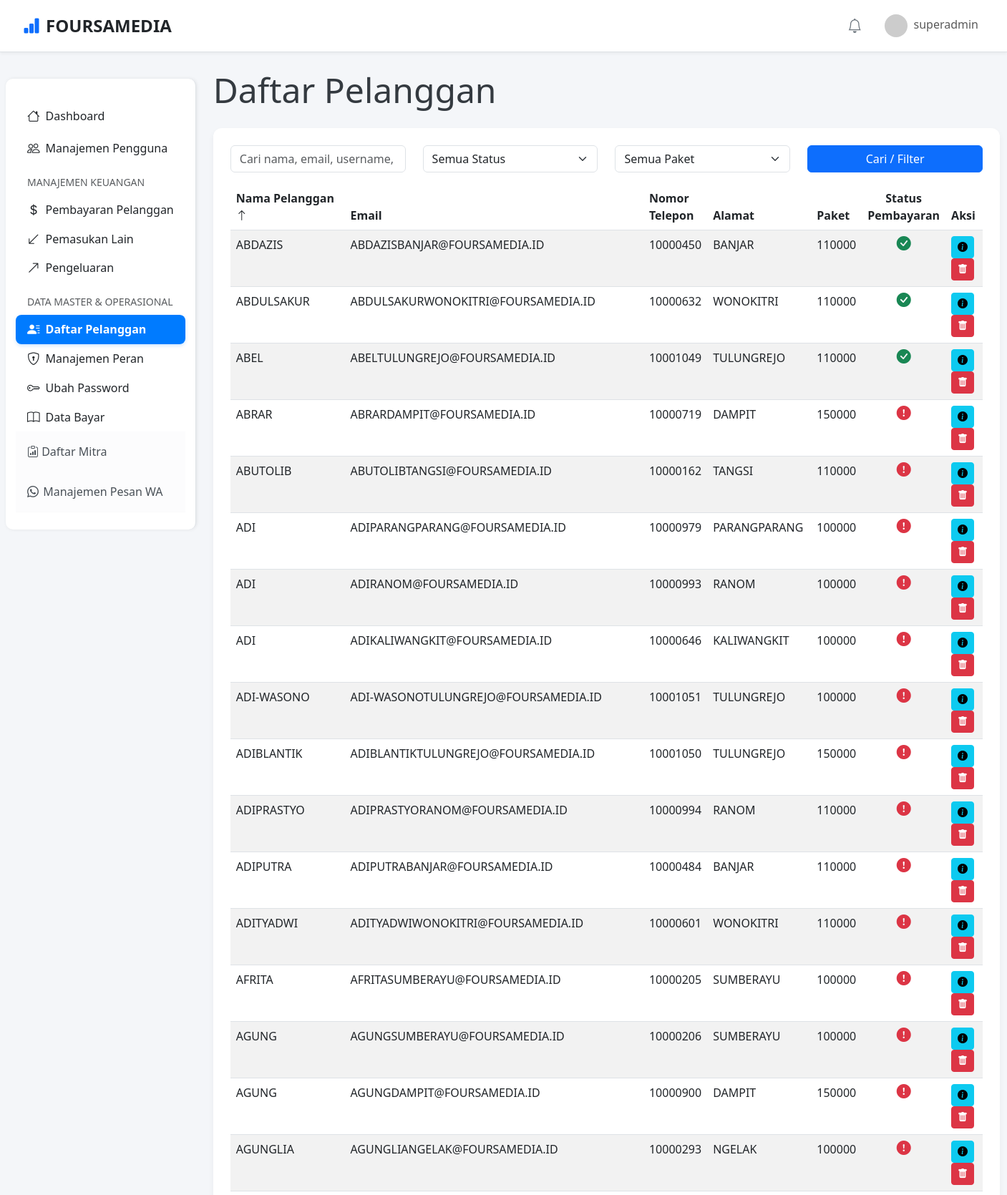
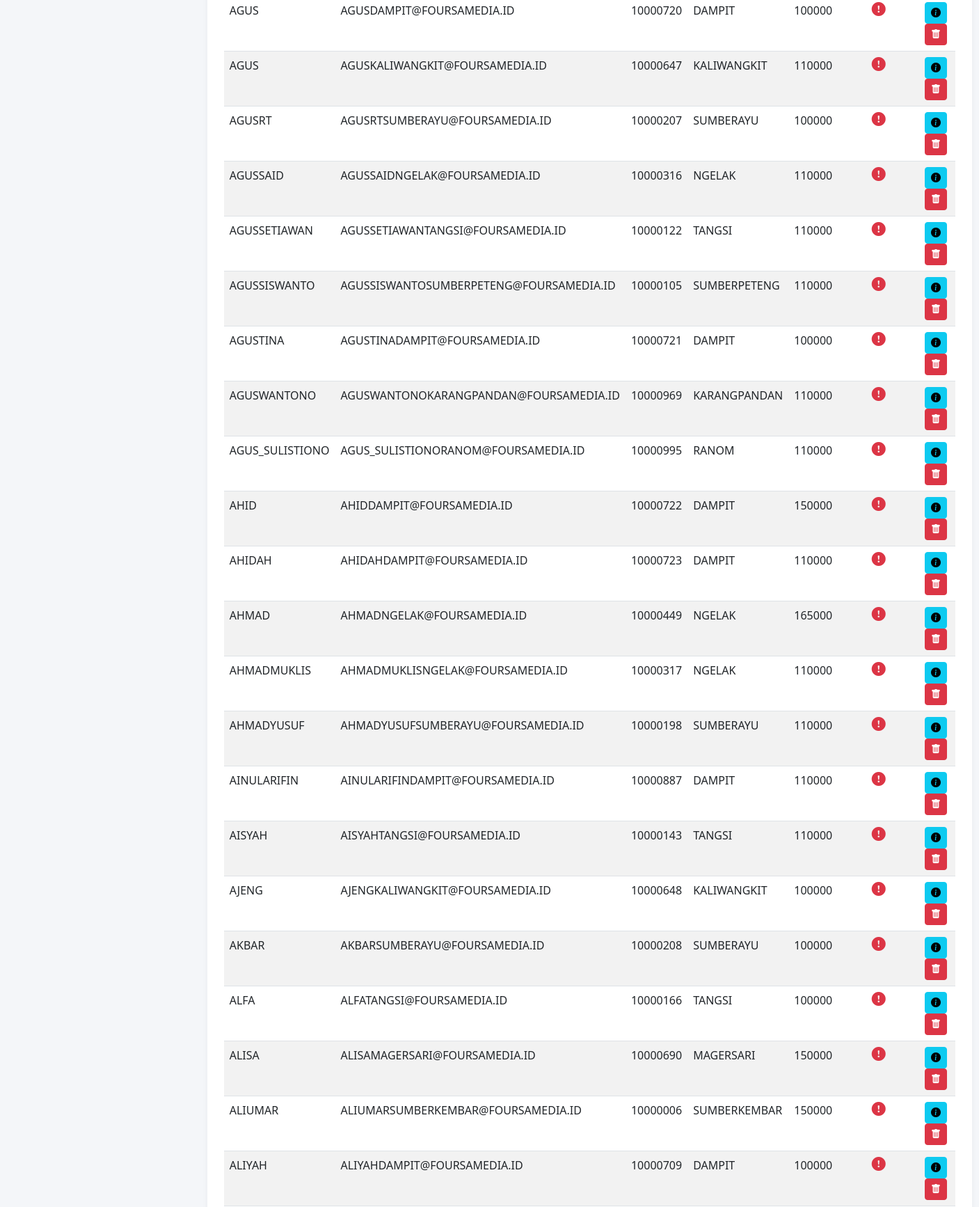
Screenshot of /customers.php (signed in, upper part) with the database file from the repository (2 pictures, top to bottom).
### tables this page shows
CREATE TABLE `users` (
  `id` int(11) NOT NULL AUTO_INCREMENT,
  `name` varchar(255) NOT NULL,
  `email` varchar(255) NOT NULL,
  `username` varchar(100) DEFAULT NULL,
  `password` varchar(255) NOT NULL,
  `role_id` int(11) NOT NULL,
  `created_at` timestamp NULL DEFAULT current_timestamp(),
  `phone` varchar(20) DEFAULT NULL,
  `address` varchar(255) DEFAULT NULL,
  `latitude` decimal(10,8) DEFAULT NULL,
  `longitude` decimal(11,8) DEFAULT NULL,
  `paket` varchar(20) DEFAULT NULL,
  PRIMARY KEY (`id`),
  UNIQUE KEY `email` (`email`),
  UNIQUE KEY `username` (`username`),
  KEY `role_id` (`role_id`),
  CONSTRAINT `users_ibfk_1` FOREIGN KEY (`role_id`) REFERENCES `roles` (`id`) ON UPDATE CASCADE
);

### public/customers.php (the view, shortened to what this page needs)
<?php
require_once '../includes/db_connect.php';
$sort_by = $_GET['sort_by'] ?? 'name';
$sort_order = $_GET['sort_order'] ?? 'ASC';
$search_query = $_GET['search'] ?? '';
$sort_order = strtoupper($sort_order);
$current_page = isset($_GET['page']) && is_numeric($_GET['page']) ? (int)$_GET['page'] : 1;
$limit_per_page_options = [50, 100, 250, 500, 1000];
$limit_per_page = isset($_GET['limit']) && in_array((int)$_GET['limit'], $limit_per_page_options) ? (int)$_GET['limit'] : 50;
$offset = ($current_page - 1) * $limit_per_page;
$total_customers = 0;
$customers = [];
$threshold_days = 90;
$base_sql = "
    SELECT
        u.id,
        u.name,
        u.email,
        u.username,
        u.address,
        u.phone,
        u.paket,
        r.role_name,
        (SELECT MAX(py.payment_date) FROM payments py WHERE py.user_id = u.id) AS last_payment_date
    FROM users u
    JOIN roles r ON u.role_id = r.id
    WHERE r.role_name = 'pelanggan'";
$count_sql = "
    SELECT COUNT(u.id)
    FROM users u
    JOIN roles r ON u.role_id = r.id
    WHERE r.role_name = 'pelanggan'";
$params = [];
$param_types = "";
$stmt_count = $conn->prepare($count_sql);
$stmt_count->execute();
$stmt_count->bind_result($total_customers);
$base_sql .= " ORDER BY $sort_by $sort_order LIMIT ? OFFSET ?";
$params[] = $limit_per_page;
$params[] = $offset;
$param_types .= "ii";
$stmt = $conn->prepare($base_sql);
$stmt->bind_param($param_types, ...$params);
$stmt->execute();
$result = $stmt->get_result();
while ($row = $result->fetch_assoc()) {
    $customers[] = $row;
}
require_once '../includes/header.php';
?>
<div class="d-flex" id="wrapper">
    <?php
    $sidebar_path = '../includes/sidebar.php';
    if (file_exists($sidebar_path)) {
        include $sidebar_path;
    } else {
        echo "<div style='color: red; padding: 20px;'>Sidebar not found at: " . htmlspecialchars($sidebar_path) . "</div>";
    }
    ?>
    <div id="page-content-wrapper" class="flex-grow-1 mx-2 mx-lg-4">
        <div class="d-flex justify-content-between align-items-center flex-column flex-lg-row gap-3 m-4 mx-lg-0 mb-4">
            <h1 class="display-5 mb-0">Daftar Pelanggan</h1>
        </div>
        <div class="card">
            <div class="card-body">
                <div class="row mb-3 align-items-center">
                    <div class="col-md-3 mb-2 mb-md-0">
                        <input type="text" id="searchInput" class="form-control" placeholder="Cari nama, email, username, alamat, atau telepon..." value="<?php echo htmlspecialchars($search_query); ?>">
                    </div>
                    <div class="col-md-3 mb-2 mb-md-0">
                        <select id="statusFilter" class="form-select">
                            <option value="">Semua Status</option>
                        </select>
                    </div>
                    <div class="col-md-3 mb-2 mb-md-0"> <select id="packageFilter" class="form-select">
                            <option value="">Semua Paket</option>
                        </select>
                    </div>
                    <div class="col-md-3">
                        <button id="searchButton" class="btn btn-primary w-100">Cari / Filter</button>
                    </div>
                </div>
                <div class="table-responsive">
                    <table class="table table-striped">
                        <thead>
                            <tr>
                                <th data-label="Nama Pelanggan" class="sortable" data-sort-by="name" data-sort-order="<?php echo ($sort_by == 'name' && $sort_order == 'ASC') ? 'DESC' : 'ASC'; ?>">
                                    Nama Pelanggan
                                    <?php if ($sort_by == 'name'): ?><i class="bi bi-arrow-<?php echo ($sort_order == 'ASC') ? 'up' : 'down'; ?>"></i><?php endif; ?>
                                </th>
                                <th class="sortable" data-sort-by="email" data-sort-order="<?php echo ($sort_by == 'email' && $sort_order == 'ASC') ? 'DESC' : 'ASC'; ?>">
                                    Email
                                </th>
                                <th class="sortable" data-sort-by="phone" data-sort-order="<?php echo ($sort_by == 'phone' && $sort_order == 'ASC') ? 'DESC' : 'ASC'; ?>">
                                    Nomor Telepon
                                </th>
                                <th class="sortable" data-sort-by="address" data-sort-order="<?php echo ($sort_by == 'address' && $sort_order == 'ASC') ? 'DESC' : 'ASC'; ?>">
                                    Alamat
                                </th>
                                <th class="sortable" data-sort-by="paket" data-sort-order="<?php echo ($sort_by == 'paket' && $sort_order == 'ASC') ? 'DESC' : 'ASC'; ?>">
                                    Paket
                                </th>
                                <th class="text-center">Status Pembayaran</th>
                                <th>Aksi</th>
                            </tr>
                        </thead>
                        <tbody id="customersTableBody">
                            <?php if (!empty($customers) || $total_customers > 0): ?>
                                <?php foreach ($customers as $customer):
                                    $customer_id = htmlspecialchars($customer['id']);
                                    $customer_name = htmlspecialchars($customer['name']);
                                    $customer_email = htmlspecialchars($customer['email']);
                                    $customer_phone = htmlspecialchars($customer['phone'] ?? '-');
                                    $customer_address = htmlspecialchars($customer['address'] ?? '-');
                                    $customer_paket = htmlspecialchars($customer['paket'] ?? '-');
                                    $last_payment_date_str = $customer['last_payment_date'];
                                    $notification_icon = '';
                                    $notification_title = '';
                                    if (!empty($last_payment_date_str)) {
                                        $last_payment_timestamp = strtotime($last_payment_date_str);
                                        $current_timestamp = time();
                                        $days_since_last_payment = floor(($current_timestamp - $last_payment_timestamp) / (60 * 60 * 24));
                                        if ($days_since_last_payment >= $threshold_days) {
                                            $notification_icon = '<i class="bi bi-question-circle-fill text-warning fs-5"></i>';
                                            $notification_title = 'Pembayaran terakhir ' . $days_since_last_payment . ' hari yang lalu (Tidak Aktif)';
                                        } else {
                                            $notification_icon = '<i class="bi bi-check-circle-fill text-success fs-5"></i>';
                                            $notification_title = 'Aktif (Pembayaran terakhir: ' . htmlspecialchars($last_payment_date_str) . ')';
                                        }
                                    } else {
                                        $notification_icon = '<i class="bi bi-exclamation-circle-fill text-danger fs-5 icon-red"></i>';
                                        $notification_title = 'Belum ada pembayaran';
                                    }
                                ?>
                                    <tr id="customer">
                                        <td data-label="Nama Pelanggan"><?php echo $customer_name; ?></td>
                                        <td data-label="Email"><?php echo $customer_email; ?></td>
                                        <td data-label="Nomor Telepon"><?php echo $customer_phone; ?></td> <td data-label="Alamat"><?php echo $customer_address; ?></td>
                                        <td data-label="Paket"><?php echo $customer_paket; ?></td>
                                        <td data-label="Status Pembayaran"><span title="<?php echo $notification_title; ?>"><?php echo $notification_icon; ?></span></td>
                                        <td data-label="Aksi">
                                            <a href='customer_details.php?id=<?php echo $customer_id; ?>' class='btn btn-sm btn-info me-1' title="Detail Pelanggan"><i class="bi bi-info-circle-fill"></i></a>
                                            <?php if ($_SESSION['role_name'] === 'superadmin' || $_SESSION['role_name'] === 'admin'): ?>
                                                <a href='delete_user.php?id=<?php echo $customer_id; ?>' class='btn btn-sm btn-danger' onclick="return confirm('Apakah Anda yakin ingin menghapus pengguna ini?')" title="Hapus Pelanggan"><i class="bi bi-trash-fill"></i></a>
                                            <?php endif; ?>
                                        </td>
                                    </tr>
                                <?php endforeach; ?>
                            <?php endif; ?>
                        </tbody>
                    </table>
                </div>
            </div>
        </div>
    </div>
</div>
<?php require_once '../includes/footer.php'; ?>

### public/css/style.css (style rules this page uses)
html, body { height: auto; margin: 0; font-family: 'Segoe UI', Roboto, 'Helvetica Neue', Arial, sans-serif; background-color: #f4f6f9; color: #343a40; }
#wrapper { display: flex; min-height: 100vh; }
#page-content-wrapper { flex-grow: 1; width: 100%; background-color: #f4f6f9; display: flex; flex-direction: column; }
a.btn-sm { position: relative; z-index: 99; }
.card { border: none; border-radius: 0.75rem; overflow: hidden; box-shadow: 0 4px 8px rgba(0, 0, 0, 0.05); }
.card .card-body { padding: 1.5rem; }
.table { margin-bottom: 0; }
.table-striped tbody tr:nth-of-type(odd) { background-color: rgba(0, 0, 0, 0.02); }
.icon-red { display: flex; justify-content: center; }
#page-content-wrapper { flex: 1; }
.table-responsive { overflow-x: hidden !important; }
.text-success, .text-danger { display: flex; justify-content: center; }

### rows the page displays
users: name "ABDAZIS", email "ABDAZISBANJAR@FOURSAMEDIA.ID", phone "10000450", address "BANJAR", paket "110000"
users: name "ABDULSAKUR", email "ABDULSAKURWONOKITRI@FOURSAMEDIA.ID", phone "10000632", address "WONOKITRI", paket "110000"
users: name "ABEL", email "ABELTULUNGREJO@FOURSAMEDIA.ID", phone "10001049", address "TULUNGREJO", paket "110000"
users: name "ABRAR", email "ABRARDAMPIT@FOURSAMEDIA.ID", phone "10000719", address "DAMPIT", paket "150000"
users: name "ABUTOLIB", email "ABUTOLIBTANGSI@FOURSAMEDIA.ID", phone "10000162", address "TANGSI", paket "110000"
users: name "ADI", email "ADIPARANGPARANG@FOURSAMEDIA.ID", phone "10000979", address "PARANGPARANG", paket "100000"
users: name "ADI", email "ADIRANOM@FOURSAMEDIA.ID", phone "10000993", address "RANOM", paket "100000"
users: name "ADI", email "ADIKALIWANGKIT@FOURSAMEDIA.ID", phone "10000646", address "KALIWANGKIT", paket "100000"
users: name "ADI-WASONO", email "ADI-WASONOTULUNGREJO@FOURSAMEDIA.ID", phone "10001051", address "TULUNGREJO", paket "100000"
users: name "ADIBLANTIK", email "ADIBLANTIKTULUNGREJO@FOURSAMEDIA.ID", phone "10001050", address "TULUNGREJO", paket "150000"
users: name "ADIPRASTYO", email "ADIPRASTYORANOM@FOURSAMEDIA.ID", phone "10000994", address "RANOM", paket "110000"
users: name "ADIPUTRA", email "ADIPUTRABANJAR@FOURSAMEDIA.ID", phone "10000484", address "BANJAR", paket "110000"
users: name "ADITYADWI", email "ADITYADWIWONOKITRI@FOURSAMEDIA.ID", phone "10000601", address "WONOKITRI", paket "110000"
users: name "AFRITA", email "AFRITASUMBERAYU@FOURSAMEDIA.ID", phone "10000205", address "SUMBERAYU", paket "100000"
users: name "AGUNG", email "AGUNGSUMBERAYU@FOURSAMEDIA.ID", phone "10000206", address "SUMBERAYU", paket "100000"
users: name "AGUNG", email "AGUNGDAMPIT@FOURSAMEDIA.ID", phone "10000900", address "DAMPIT", paket "150000"
users: name "AGUNGLIA", email "AGUNGLIANGELAK@FOURSAMEDIA.ID", phone "10000293", address "NGELAK", paket "100000"
users: name "AGUS", email "AGUSDAMPIT@FOURSAMEDIA.ID", phone "10000720", address "DAMPIT", paket "100000"
users: name "AGUS", email "AGUSKALIWANGKIT@FOURSAMEDIA.ID", phone "10000647", address "KALIWANGKIT", paket "110000"
users: name "AGUSRT", email "AGUSRTSUMBERAYU@FOURSAMEDIA.ID", phone "10000207", address "SUMBERAYU", paket "100000"
users: name "AGUSSAID", email "AGUSSAIDNGELAK@FOURSAMEDIA.ID", phone "10000316", address "NGELAK", paket "110000"
users: name "AGUSSETIAWAN", email "AGUSSETIAWANTANGSI@FOURSAMEDIA.ID", phone "10000122", address "TANGSI", paket "110000"
users: name "AGUSSISWANTO", email "AGUSSISWANTOSUMBERPETENG@FOURSAMEDIA.ID", phone "10000105", address "SUMBERPETENG", paket "110000"
users: name "AGUSTINA", email "AGUSTINADAMPIT@FOURSAMEDIA.ID", phone "10000721", address "DAMPIT", paket "100000"
users: name "AGUSWANTONO", email "AGUSWANTONOKARANGPANDAN@FOURSAMEDIA.ID", phone "10000969", address "KARANGPANDAN", paket "110000"
users: name "AGUS_SULISTIONO", email "AGUS_SULISTIONORANOM@FOURSAMEDIA.ID", phone "10000995", address "RANOM", paket "110000"
users: name "AHID", email "AHIDDAMPIT@FOURSAMEDIA.ID", phone "10000722", address "DAMPIT", paket "150000"
users: name "AHIDAH", email "AHIDAHDAMPIT@FOURSAMEDIA.ID", phone "10000723", address "DAMPIT", paket "110000"
users: name "AHMAD", email "AHMADNGELAK@FOURSAMEDIA.ID", phone "10000449", address "NGELAK", paket "165000"
users: name "AHMADMUKLIS", email "AHMADMUKLISNGELAK@FOURSAMEDIA.ID", phone "10000317", address "NGELAK", paket "110000"
users: name "AHMADYUSUF", email "AHMADYUSUFSUMBERAYU@FOURSAMEDIA.ID", phone "10000198", address "SUMBERAYU", paket "110000"
users: name "AINULARIFIN", email "AINULARIFINDAMPIT@FOURSAMEDIA.ID", phone "10000887", address "DAMPIT", paket "110000"
users: name "AISYAH", email "AISYAHTANGSI@FOURSAMEDIA.ID", phone "10000143", address "TANGSI", paket "110000"
users: name "AJENG", email "AJENGKALIWANGKIT@FOURSAMEDIA.ID", phone "10000648", address "KALIWANGKIT", paket "100000"
users: name "AKBAR", email "AKBARSUMBERAYU@FOURSAMEDIA.ID", phone "10000208", address "SUMBERAYU", paket "100000"
users: name "ALFA", email "ALFATANGSI@FOURSAMEDIA.ID", phone "10000166", address "TANGSI", paket "100000"
users: name "ALISA", email "ALISAMAGERSARI@FOURSAMEDIA.ID", phone "10000690", address "MAGERSARI", paket "150000"
users: name "ALIUMAR", email "ALIUMARSUMBERKEMBAR@FOURSAMEDIA.ID", phone "10000006", address "SUMBERKEMBAR", paket "150000"
users: name "ALIYAH", email "ALIYAHDAMPIT@FOURSAMEDIA.ID", phone "10000709", address "DAMPIT", paket "100000"

### other values shown
$_SESSION['username'] "superadmin"
